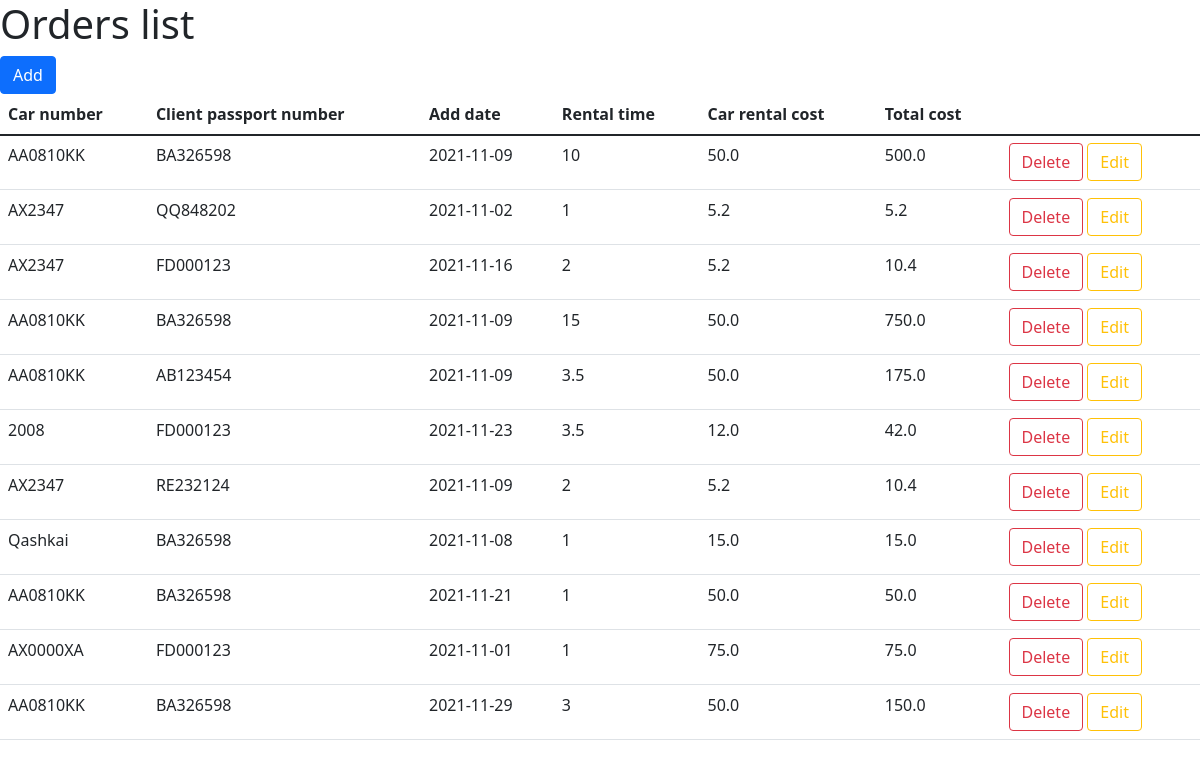
Page /orders-list on the earlier database version.
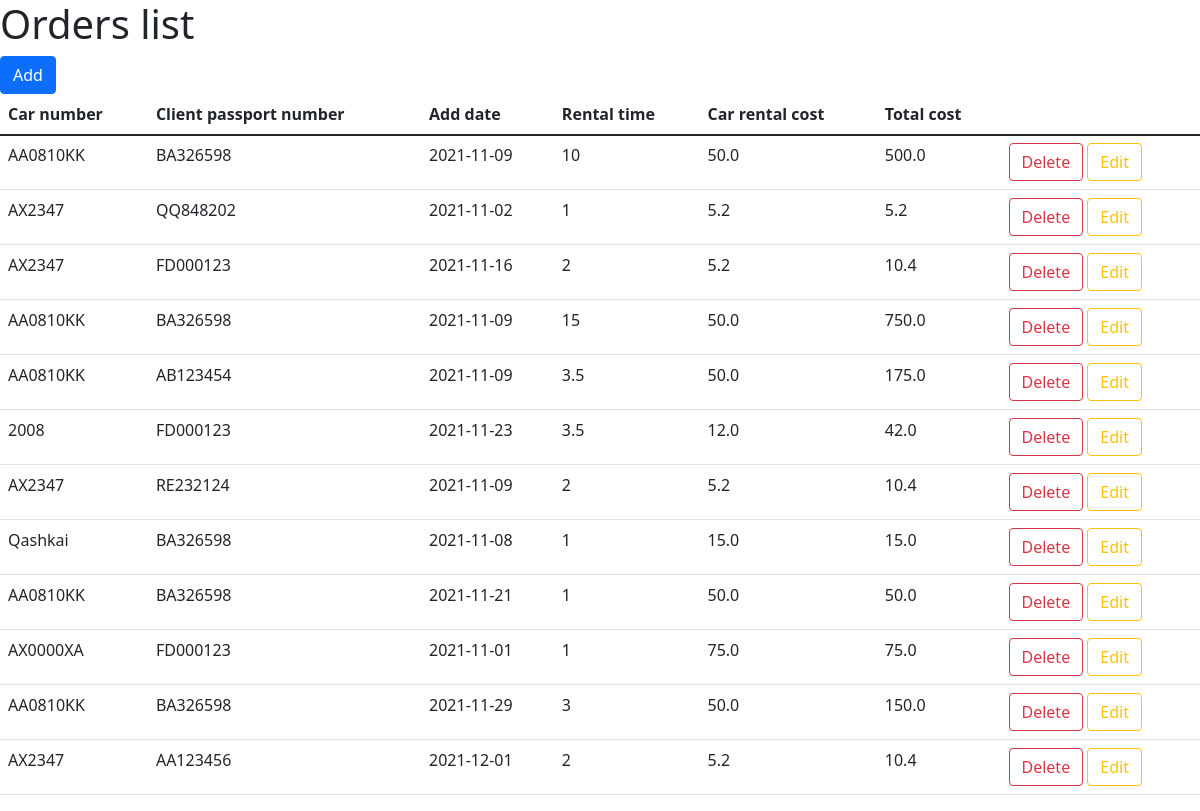
Same page on the later database version.
### main.py (models this page shows, shortened)
class Orders(db.Model):
    id = db.Column(db.Integer, primary_key=True)
    add_date = db.Column(db.String(45), nullable=False)  # db.Column(db.DateTime, default=datetime.utcnow)
    rental_time = db.Column(db.Integer, nullable=False)
    client_id = db.Column(db.String(30), db.ForeignKey('clients.id'))
    car_id = db.Column(db.String(30), db.ForeignKey('cars.id'))

class Cars(db.Model):
    id = db.Column(db.Integer, primary_key=True)
    number = db.Column(db.String(30), nullable=False)
    description = db.Column(db.String(90), nullable=False)
    rental_cost = db.Column(db.Float(), nullable=False)

class Clients(db.Model):
    id = db.Column(db.Integer, primary_key=True)
    passport_number = db.Column(db.String(30), nullable=False)
    first_name = db.Column(db.String(45), nullable=False)
    last_name = db.Column(db.String(45), nullable=False)
    registration_date = db.Column(db.String(45), nullable=False)

### main.py (the view)
@rental_cars.route('/orders-list')
def orders_list():
    g.db = sqlite3.connect('rental_cars.db')
    cur = g.db.execute("""SELECT id, number, passport_number, add_date, rental_time, rental_cost, (rental_time * rental_cost)
                          FROM (SELECT * FROM orders LEFT JOIN clients ON orders.client_id = clients.id
                          LEFT JOIN cars ON orders.car_id = cars.id)""")
    linked_orders = cur.fetchall()
    g.db.close()
    return render_template('orders-list.html', linked_orders=linked_orders)

### templates/orders-list.html (shortened to what this page needs)
{% extends 'documentation/html_prototype/static_prototype.html' %}
{% block body %}
<h1>Orders list</h1>
<a href="/add-order" class="btn btn-primary">Add</a>
<table class="table">
    <thead>
        <tr>
            <th scope="col">Car number</th>
            <th scope="col">Client passport number</th>
            <th scope="col">Add date</th>
            <th scope="col">Rental time</th>
            <th scope="col">Car rental cost</th>
            <th scope="col">Total cost</th>
        </tr>
    </thead>
    <tbody>
        <tr>
            {% for row in linked_orders %}
                <tr>
                    <td>{{ row[1] }}</td>
                    <td>{{ row[2] }}</td>
                    <td>{{ row[3] }}</td>
                    <td>{{ row[4] }}</td>
                    <td>{{ row[5] }}</td>
                    <td>{{ row[6] }}</td>
                    <td>
                        <a href="/orders-list/{{ row[0] }}/delete-order" class="btn btn-outline-danger" onclick="return confirm('Please confirm delete order')">Delete</a>
                        <a href="/orders-list/{{ row[0] }}/update-order" class="btn btn-outline-warning">Edit</a>
                    </td>
                </tr>
            {% endfor %}
        </tr>
  </tbody>
</table>
{% endblock %}

### templates/documentation/html_prototype/static_prototype.html (shortened to what this page needs)
<!doctype html>
<html lang="en">
<head>
    <link rel="stylesheet" href="{{ url_for('static', filename='css/main.css') }}">
    <link rel="stylesheet" href="https://cdn.jsdelivr.net/npm/bootstrap@5.1.3/dist/css/bootstrap.min.css">
</head>
<body>
    {% block body %}{% endblock %}
</body>
</html>

Differences in the rows shown:
added Orders: number "AX2347", passport_number "AA123456", add_date "2021-12-01", rental_time "2", rental_cost "5.2", row "10.4"
